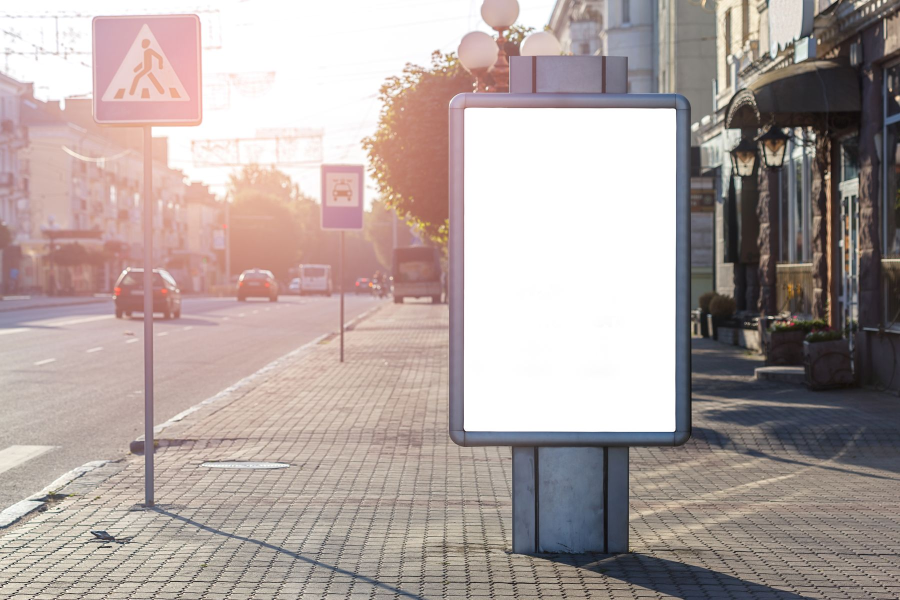
#> input picture my_images/pair1_background.jpg, 1800 x 1200 px (shown at 1/2 size)
$ python pick_corners.py pair1_background.jpg
#> lines starting #> are read from the running program, lines starting #| are printed output that depends on the picture
"""Optional GUI: click TL, TR, BR, BL corners; Enter saves, R resets, Esc cancels."""
import argparse, json
from pathlib import Path
import cv2 as cv
import numpy as np

def main():
    parser=argparse.ArgumentParser(description=__doc__)
    parser.add_argument('image',choices=['pair1_background.jpg','pair2_background.jpg'])
    args=parser.parse_args()
    root=Path(__file__).resolve().parent
    image=cv.imread(str(root/'my_images'/args.image))
#> image is the input picture: shape (1200, 1800, 3); mean B, G, R 160.3, 163.4, 176.2
    if image is None:raise FileNotFoundError(args.image)
    scale=min(1.,1100/image.shape[1],800/image.shape[0])
#> scale = 0.611
    preview=cv.resize(image,None,fx=scale,fy=scale)
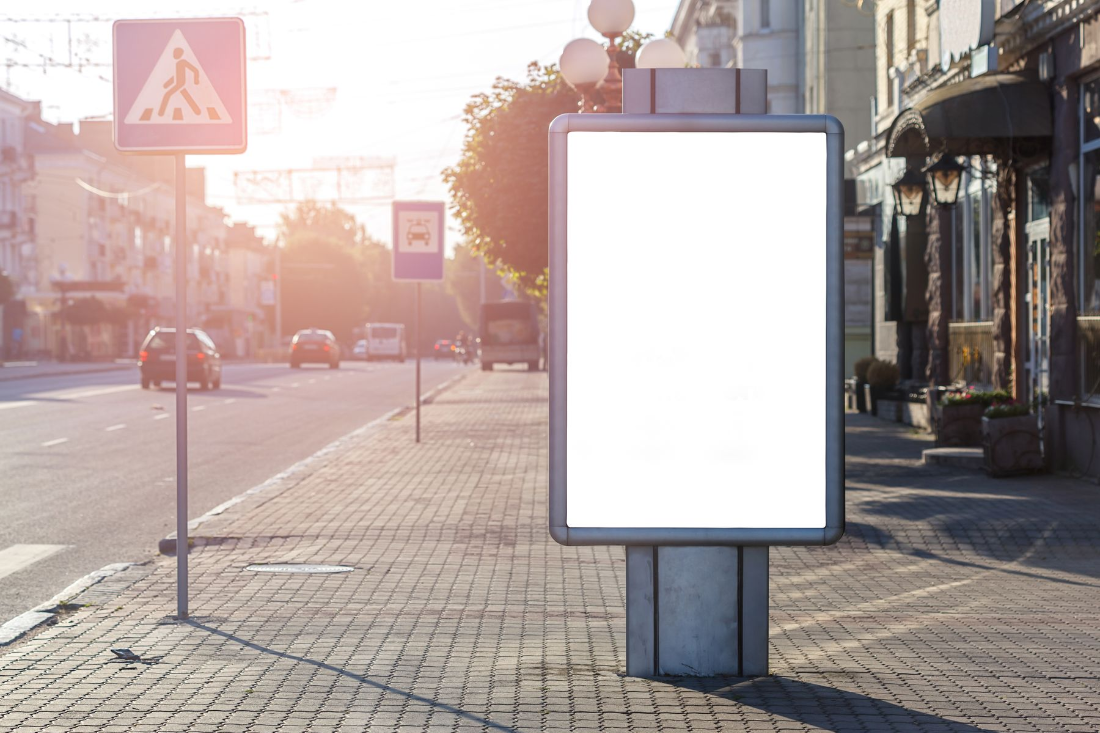
#> preview: shape (733, 1100, 3); mean B, G, R 160.2, 163.3, 176.1
    points=[]
    title='Click TL, TR, BR, BL | Enter save | R reset | Esc cancel'
    cv.namedWindow(title)
    def click(event,x,y,flags,param):
        if event==cv.EVENT_LBUTTONDOWN and len(points)<4:
            points.append([round(x/scale,2),round(y/scale,2)])
    cv.setMouseCallback(title,click)
    try:
        while True:
            frame=preview.copy()
            for i,p in enumerate(points):
                q=tuple(np.round(np.array(p)*scale).astype(int))
                cv.circle(frame,q,5,(0,0,255),-1)
                cv.putText(frame,str(i+1),q,cv.FONT_HERSHEY_SIMPLEX,.7,(0,0,255),2)
            cv.imshow(title,frame); key=cv.waitKey(30)&255
            if key==27:return
            if key in (ord('r'),ord('R')):points.clear()
            if key in (10,13) and len(points)==4:
                target=root/'my_images/corners.json'
                saved=json.loads(target.read_text()) if target.exists() else {}
                saved[args.image]=points
                target.write_text(json.dumps(saved,indent=2))
                print('Saved',target);return
    finally:cv.destroyAllWindows()

if __name__=='__main__':main()
